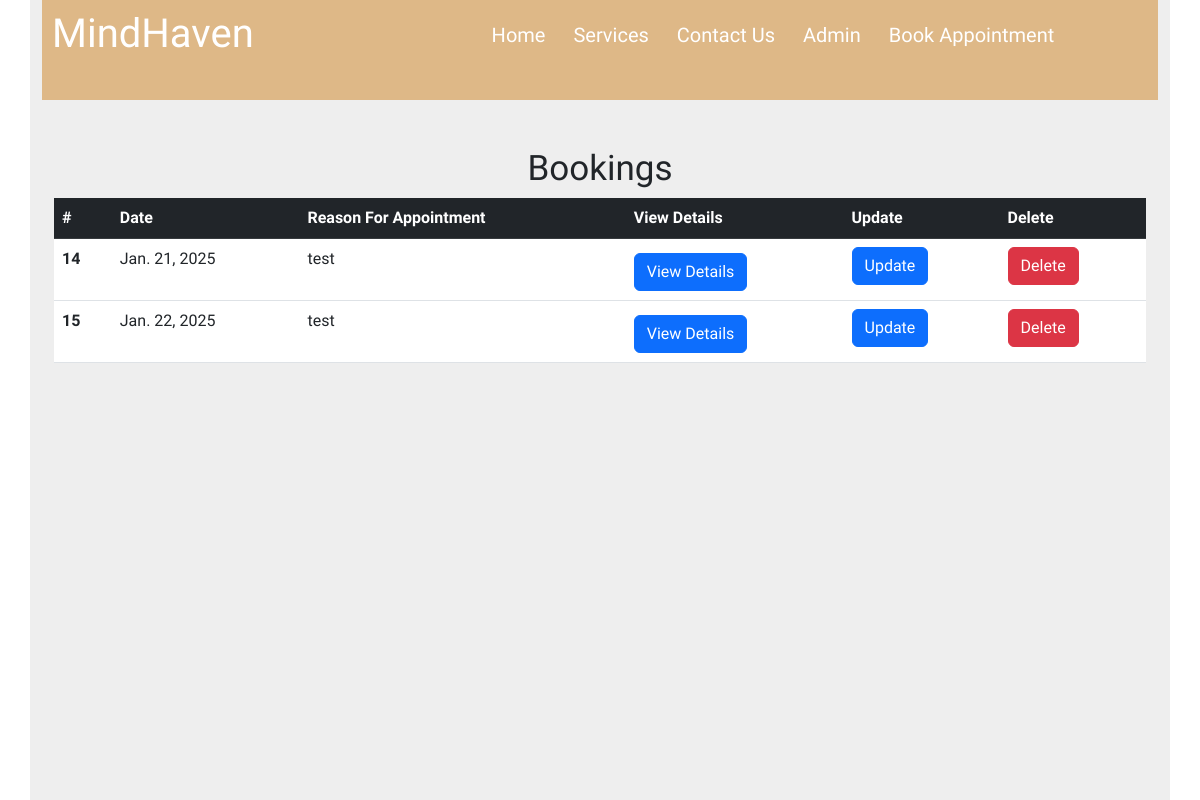
The page /mindhaven/view-booking.html on the database its author committed.
### mind_haven_web_app/models.py (models this page shows, shortened)
class Booking(models.Model):
    date = models.DateField()
    textarea=models.TextField()

### mind_haven_web_app/views.py (the view)
# urls.py: path('view-booking.html', views.booking_list, name='view-booking'),
def booking_list(request):
     return render(request, "mind_haven_web_app/view-booking.html", {"booking_list" : Booking.objects.all()})

### mind_haven_web_app/templates/mind_haven_web_app/view-booking.html (shortened to what this page needs)
{% extends 'base.html' %}
{% load static %}
{% block css-static-link %}
<link rel="stylesheet" href="{% static 'css/styles.css' %}">
<link rel="stylesheet" href="https://cdn.jsdelivr.net/npm/bootstrap@5.3.0-alpha1/dist/css/bootstrap.min.css">
{% endblock css-static-link %}
{% block container-content %}
<div class="container">
    <div class="content">
        <br><br>
        <h2 style="text-align:center; font-size:35px;">Bookings</h2>
        <table class="table">
            <thead class="table-dark">
              <tr>
                <th scope="col">#</th>
                <th scope="col">Date</th>
                <th scope="col">Reason For Appointment</th>
                <th>View Details</th>
                <th>Update</th>
                <th>Delete</th>
              </tr>
            </thead>
            <tbody>
             {% for booking in booking_list %}
              <tr>
                <th scope="row">{{booking.id}}</th>
                <td>{{booking.date}}</td>
                <td>{{booking.textarea}}</td>
                <td><a href="" style="font-size:30px;"><button class="btn btn-primary">View Details</button></a></td>
                <td><a href=""><button class="btn btn-primary">Update</button></a></td>
                <td>
                    <form action="" method="POST" style="display:inline;">
                    <button class="btn btn-danger" onclick="return confirm('Are you sure you want to delete this meeting?');">Delete</button></td>
              </tr>
              {% endfor %}
            </tbody>
          </table>
    </div>
</div>
{% endblock container-content %}

### static/css/styles.css (style rules this page uses)
* { box-sizing: border-box; font-family: Khand !important; }
.container { width: 1200px; min-height: 700px; background-color:#eee; margin: auto; }
.container form, label,input { font-size: 20px; border-radius: 10px; width: 350px; }

### mind_haven_web_app/templates/base.html (style rules this page uses)
* { font-family:Khand !important; }

### rows shown on the page
Booking: id "14", date "Jan. 21, 2025", textarea "test"
Booking: id "15", date "Jan. 22, 2025", textarea "test"
